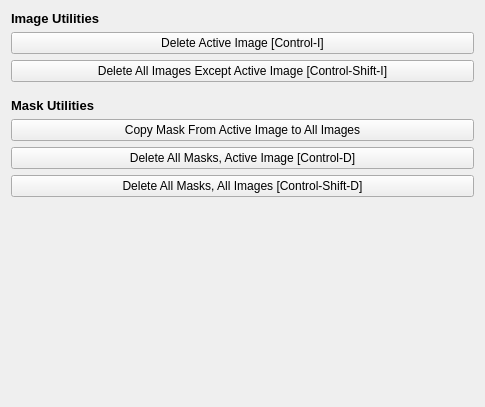
         <widget class="QWidget" name="page">
          <property name="geometry">
           <rect>
            <x>0</x>
            <y>0</y>
            <width>485</width>
            <height>407</height>
           </rect>
          </property>
          <attribute name="label">
           <string>General Utilities</string>
          </attribute>
          <layout class="QVBoxLayout" name="verticalLayout_31">
           <item>
            <widget class="QLabel" name="label_63">
             <property name="font">
              <font>
               <pointsize>10</pointsize>
               <weight>75</weight>
               <bold>true</bold>
              </font>
             </property>
             <property name="text">
              <string>Image Utilities</string>
             </property>
            </widget>
           </item>
           <item>
            <widget class="QPushButton" name="modify_deleteactiveimage">
             <property name="text">
              <string>Delete Active Image [Control-I]</string>
             </property>
            </widget>
           </item>
           <item>
            <widget class="QPushButton" name="modify_deleteotherimages">
             <property name="text">
              <string>Delete All Images Except Active Image [Control-Shift-I]</string>
             </property>
            </widget>
           </item>
           <item>
            <spacer name="verticalSpacer_49">
             <property name="orientation">
              <enum>Qt::Vertical</enum>
             </property>
             <property name="sizeType">
              <enum>QSizePolicy::Minimum</enum>
             </property>
             <property name="sizeHint" stdset="0">
              <size>
               <width>20</width>
               <height>10</height>
              </size>
             </property>
            </spacer>
           </item>
           <item>
            <widget class="QLabel" name="label_64">
             <property name="font">
              <font>
               <pointsize>10</pointsize>
               <weight>75</weight>
               <bold>true</bold>
              </font>
             </property>
             <property name="text">
              <string>Mask Utilities</string>
             </property>
            </widget>
           </item>
           <item>
            <widget class="QPushButton" name="modify_copymasktoall">
             <property name="text">
              <string>Copy Mask From Active Image to All Images</string>
             </property>
            </widget>
           </item>
           <item>
            <widget class="QPushButton" name="modify_deleteactivemasks">
             <property name="text">
              <string>Delete All Masks, Active Image [Control-D]</string>
             </property>
            </widget>
           </item>
           <item>
            <widget class="QPushButton" name="modify_deleteallmasks">
             <property name="text">
              <string>Delete All Masks, All Images [Control-Shift-D]</string>
             </property>
            </widget>
           </item>
           <item>
            <spacer name="verticalSpacer_4">
             <property name="orientation">
              <enum>Qt::Vertical</enum>
             </property>
             <property name="sizeHint" stdset="0">
              <size>
               <width>20</width>
               <height>40</height>
              </size>
             </property>
            </spacer>
           </item>
          </layout>
         </widget>
